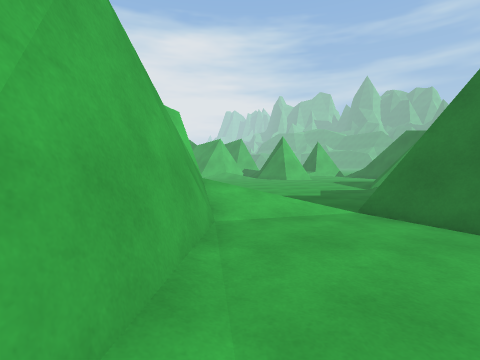
View 1 (above)

12 first-person views from a walk through a Unity game level. The camera is 1.2 m above the floor, tilts 4° down and sees 85° across. The floor is counted in squares, 1 m on a side. Each view is taken from the middle of a square. On the plan, view 1 faces up. The plan holds only what a view shows up to about 12 squares ahead; the rest is blank. The place goes on beyond the plan. The player character is not drawn.

View 2
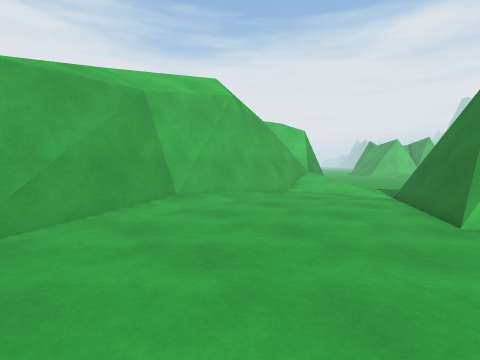

View 3
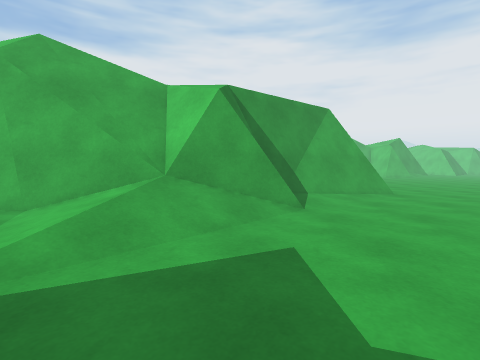

View 4
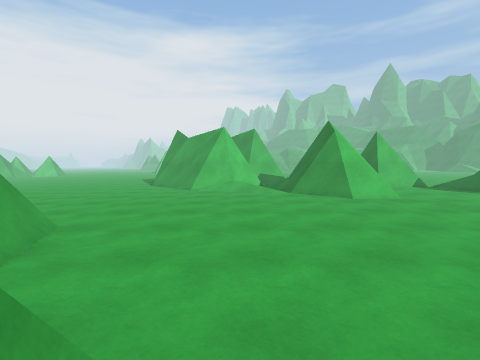

View 5
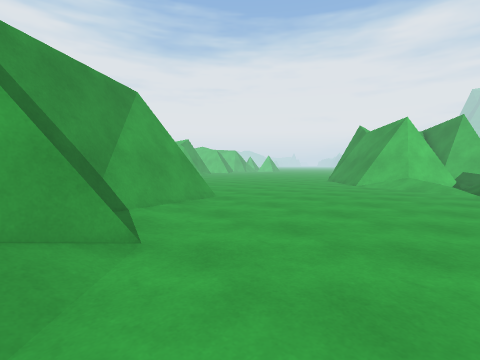

View 6
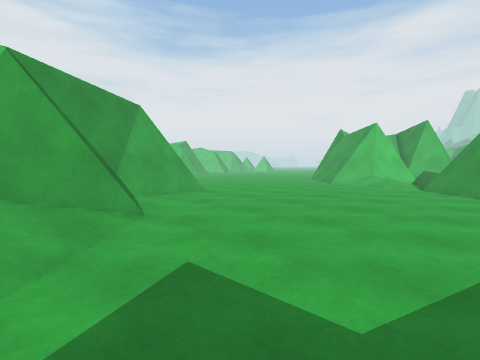

View 7
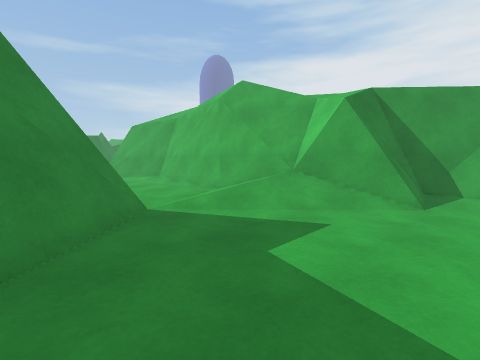

View 8
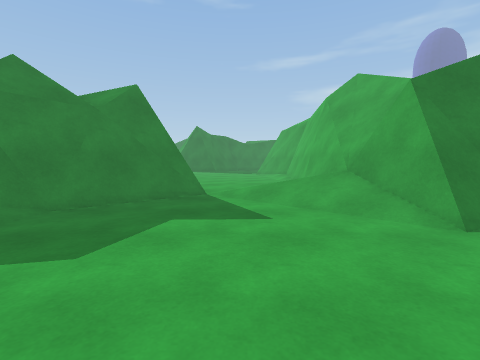

View 9
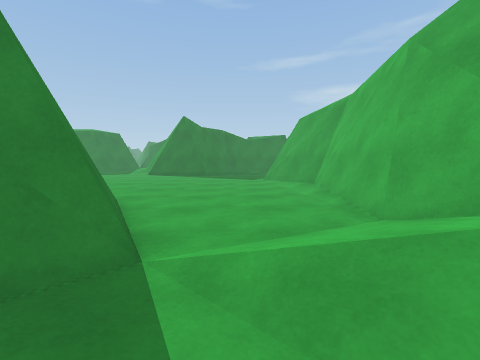

View 10
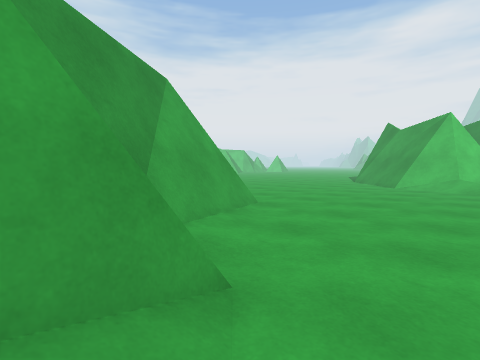

View 11
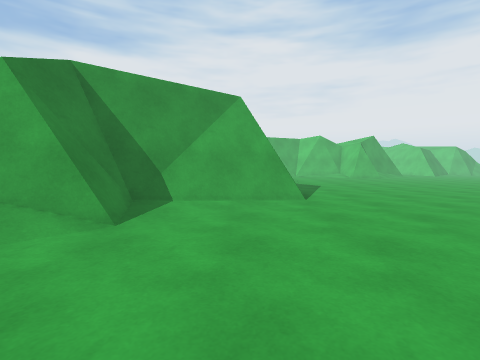

View 12
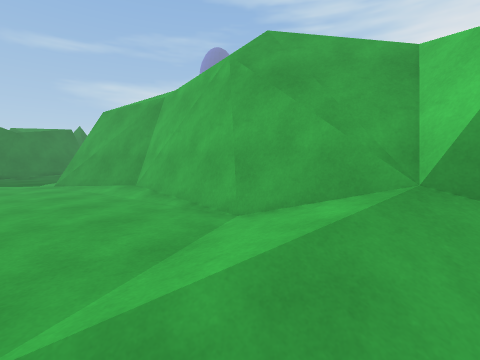

### Floor plan
Key: @ floor where view 1 was taken; # wall or solid block; . main floor; : floor 0.25 m higher than the main floor; - floor 0.25 m lower than the main floor; + floor 3.75 m higher than the main floor; * floor 5 m higher than the main floor; / step, stairs or slope; = window, fence, low wall or low ledge; v drop or lower ground.
Columns run from 10 left of view 1 to 6 right of it. Each row starts with its distance up from view 1.
 25         //:.
 24  --    ---/.
 23  ---  -----.##
 22 -----------..###
 21 ---------.....==.
 20  ------..........
 19  ---.............
 18  -...............
 17  -...............
 16     #...........
 15     #=.........
 14    v##.........
 13     v#=..........
 12     /##:.........
 11       ###........
 10       v##/......=
  9       +/#//....=#
  8       +v#=///.=##
  7       /v##////##
  6       /v##/::.##
  5        v #::::=#
  4        / #:::::##
  3        /v#::::::#
  2       */v#:::::::
  1       //v#:::::::
  0       //v#@::::::
 -1       ///#:::::::
 -2        //##::::::
 -3         /##:::::
 -4          v#:::: :

Where each view was taken, in squares from view 1:
view 1: 0 up, 0 right, facing up
view 2: 4 down, 6 right, facing up-left
view 3: 10 up, 5 right, facing left
view 4: 10 up, 1 left, facing up
view 5: 10 up, 2 right, facing up-left
view 6: 9 up, 4 right, facing up-left
view 7: 13 up, 6 right, facing down-left
view 8: 16 up, 2 right, facing down
view 9: 10 up, 2 right, facing down
view 10: 10 up, 0 right, facing up-left
view 11: 14 up, 3 right, facing left
view 12: 9 up, 3 right, facing down-left
